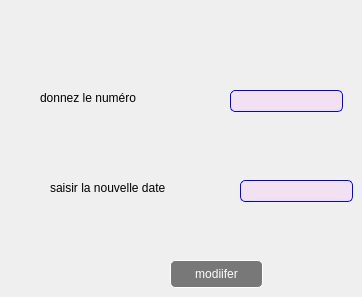
      <widget class="QWidget" name="widget_3">
       <attribute name="title">
        <string>modifier</string>
       </attribute>
       <widget class="QLabel" name="label_26">
        <property name="geometry">
         <rect>
          <x>40</x>
          <y>90</y>
          <width>131</width>
          <height>16</height>
         </rect>
        </property>
        <property name="text">
         <string>donnez le numéro</string>
        </property>
       </widget>
       <widget class="QLineEdit" name="lineEdit_24">
        <property name="geometry">
         <rect>
          <x>230</x>
          <y>90</y>
          <width>113</width>
          <height>22</height>
         </rect>
        </property>
        <property name="styleSheet">
         <string notr="true">QLineEdit{
background-color:rgba(255,170,255,20%);
border:1 solid blue;
border-radius:5px;
color:black;
}</string>
        </property>
       </widget>
       <widget class="QLabel" name="label_27">
        <property name="geometry">
         <rect>
          <x>50</x>
          <y>180</y>
          <width>171</width>
          <height>16</height>
         </rect>
        </property>
        <property name="text">
         <string>saisir la nouvelle date</string>
        </property>
       </widget>
       <widget class="QLineEdit" name="lineEdit_25">
        <property name="geometry">
         <rect>
          <x>240</x>
          <y>180</y>
          <width>113</width>
          <height>22</height>
         </rect>
        </property>
        <property name="styleSheet">
         <string notr="true">QLineEdit{
background-color:rgba(255,170,255,20%);
border:1 solid blue;
border-radius:5px;
color:black;
}</string>
        </property>
       </widget>
       <widget class="QPushButton" name="pushButton_15">
        <property name="geometry">
         <rect>
          <x>170</x>
          <y>260</y>
          <width>93</width>
          <height>28</height>
         </rect>
        </property>
        <property name="styleSheet">
         <string notr="true">QPushButton{

background-color:rgba(0,0,0,50%);

color:white;

border:1 solid white;

border-radius: 5px;

}</string>
        </property>
        <property name="text">
         <string>modiifer</string>
        </property>
       </widget>
      </widget>
